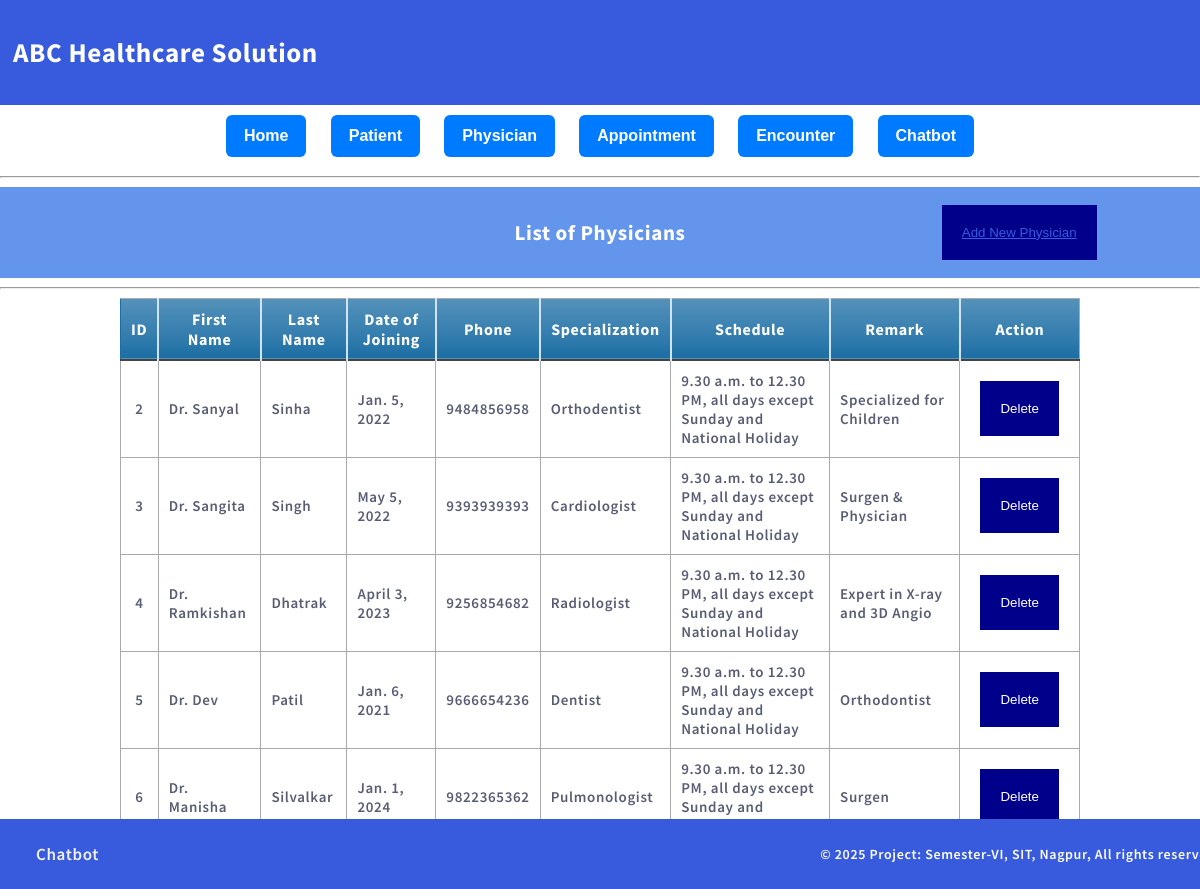
The page /members/ on the database its author committed.
### members/models.py (models this page shows, shortened)
class Member(models.Model):
    firstname=models.CharField(max_length=255)
    lastname=models.CharField(max_length=255)
    phone=models.IntegerField(null=True)
    joined_date=models.DateField(null=True)
    specialization = models.CharField(max_length=255, blank=True, null=True)
    schedule = models.TextField(max_length=255, blank=True, null=True)
    remark = models.TextField(max_length=255, blank=True, null=True)
    physician_answer=models.TextField(blank=True, null=True)

### members/views.py (the view)
# urls.py: path('',include('members.urls')),
def members(request): # this will list all the physicians
    mymembers=Member.objects.all().values()
    paginator = Paginator(mymembers, 5)  # Show 5 appointments per page
    page_number = request.GET.get('page')
    page_obj = paginator.get_page(page_number)
    context = {
        'mymembers': page_obj,
    }
    return render(request, 'all_members.html', context)

### members/templates/all_members.html (shortened to what this page needs)
{% extends "master.html" %}
{% block content %}
<div style="background-color: cornflowerblue;padding-top:5px; padding-bottom:5px;color:white;">
    <table style="width:100%;"><tr><td style="width:30%;"></td><td style="width:40%;text-align:center"><h3>List of Physicians</h3></td><td style="widht:30%; text-align:center;"><button><a href="/add">Add New Physician</a></button></td></tr></table>
</div>
<hr>
<center>
       <table class="blueTable" style="width:80%">
           <thead>
        <tr>
            <th style="text-align:center">ID</th>
            <th style="text-align:center">First Name</th>
            <th style="text-align:center">Last Name</th>
            <th style="text-align:center">Date of Joining</th>
            <th style="text-align:center">Phone</th>
            <th style="text-align:center">Specialization</th>
            <th style="text-align:center;">Schedule</th>
            <th style="text-align:center">Remark</th>
            <th style="text-align:center">Action</th>
        </tr>
           </thead>
        {% for x in mymembers %}
        <tr>
            <td style="text-align:center">{{ x.id }}</td>
            <td>{{ x.firstname }}</td>
            <td>{{ x.lastname }}</td>
            <td>{{ x.joined_date }}</td>
            <td>{{ x.phone }}</td>
            <td>{{ x.specialization}}</td>
            <td>{{x.schedule}}</td>
            <td>{{x.remark}}</td>
            <td><button class="delete-btn" data-physician-id="{{x.id}}">Delete</button></td>
        </tr>
        {% endfor %}
    </table>
 <div class="pagination">
        <span>Page {{ mymembers.number }} of {{ mymembers.paginator.num_pages }}</span>
        {% if mymembers.has_next %}
            <a href="?page={{ mymembers.next_page_number }}">Next</a>
        {% endif %}
    </div>
{% endblock %}

### mystaticfiles/mystyles.css (style rules this page uses)
body { margin:0; font: 600 18px 'Source Sans Pro', sans-serif; letter-spacing: 0.64px; color: #585d74; }
button { background-color:darkblue; color:white; border-radius: 5x; padding: 20px; margin : 10px; border:3px; border-color:white; }
a:link, a:visited { color: #375BDC; }
table.blueTable { border: 1px solid #1C6EA4; background-color: White; width: 80%; text-align: left; border-collapse: collapse; }
table.blueTable td, table.blueTable th { border: 1px solid #AAAAAA; padding: 10px 10px; margin:5px; font-size:15px; }
table.blueTable tbody td { font-size: 15px; }
table.blueTable tr:nth-child(even) { background: White; }
table.blueTable thead { background: #1C6EA4; background: -moz-linear-gradient(top, #5592bb 0%, #327cad 66%, #1C6EA4 100%); background: -webkit-linear-gradient(top, #5592bb 0%, #327cad 66%, #1C6EA4 100%); background: linear-gradient(to bottom, #5592bb 0%, #327cad 66%, #1C6EA4 100%); border-bottom: 2px solid #444444; }
table.blueTable thead th { font-size: 16px; font-weight: bold; color: #FFFFFF; border-left: 2px solid #D0E4F5; }
table.blueTable thead th:first-child { border-left: none; }

### rows shown on the page
Member: id "2", firstname "Dr. Sanyal", lastname "Sinha", joined_date "Jan. 5, 2022", phone "9484856958", specialization "Orthodentist", schedule "9.30 a.m. to 12.30 PM, all days except Sunday and National Holiday", remark "Specialized for Children"
Member: id "3", firstname "Dr. Sangita", lastname "Singh", joined_date "May 5, 2022", phone "9393939393", specialization "Cardiologist", schedule "9.30 a.m. to 12.30 PM, all days except Sunday and National Holiday", remark "Surgen & Physician"
Member: id "4", firstname "Dr. Ramkishan", lastname "Dhatrak", joined_date "April 3, 2023", phone "9256854682", specialization "Radiologist", schedule "9.30 a.m. to 12.30 PM, all days except Sunday and National Holiday", remark "Expert in X-ray and 3D Angio"
Member: id "5", firstname "Dr. Dev", lastname "Patil", joined_date "Jan. 6, 2021", phone "9666654236", specialization "Dentist", schedule "9.30 a.m. to 12.30 PM, all days except Sunday and National Holiday", remark "Orthodontist"
Member: id "6", firstname "Dr. Manisha", lastname "Silvalkar", joined_date "Jan. 1, 2024", phone "9822365362", specialization "Pulmonologist", schedule "9.30 a.m. to 12.30 PM, all days except Sunday and…", remark "Surgen"
